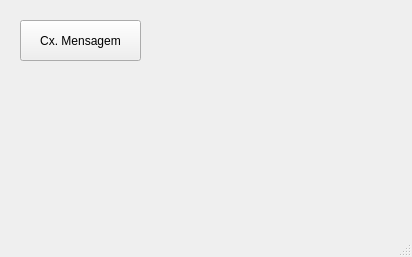
<?xml version="1.0" encoding="UTF-8"?>
<ui version="4.0">
 <class>MainWindow</class>
 <widget class="QMainWindow" name="MainWindow">
  <property name="geometry">
   <rect>
    <x>0</x>
    <y>0</y>
    <width>412</width>
    <height>257</height>
   </rect>
  </property>
  <property name="windowTitle">
   <string>MainWindow</string>
  </property>
  <widget class="QWidget" name="centralwidget">
   <widget class="QPushButton" name="pushButton">
    <property name="geometry">
     <rect>
      <x>20</x>
      <y>20</y>
      <width>121</width>
      <height>41</height>
     </rect>
    </property>
    <property name="text">
     <string>Cx. Mensagem</string>
    </property>
   </widget>
  </widget>
  <widget class="QMenuBar" name="menubar">
   <property name="geometry">
    <rect>
     <x>0</x>
     <y>0</y>
     <width>412</width>
     <height>21</height>
    </rect>
   </property>
  </widget>
  <widget class="QStatusBar" name="statusbar"/>
 </widget>
 <resources/>
 <connections/>
</ui>
